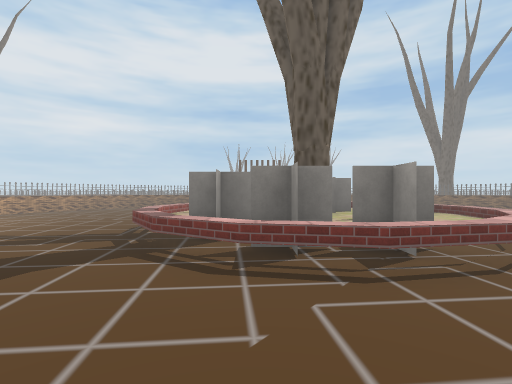
View 1 (above)

19 first-person views from a walk through a Unity game level. The camera is 1.4 m above the floor, looks level and sees 85° across. The floor is counted in squares, 2 m on a side. Each view is taken from the middle of a square. On the plan, view 1 faces up. The plan holds only what a view shows up to about 9 squares ahead; the rest is blank. The place goes on beyond the plan. The player character is not drawn. Some surface patterns are stand-ins.

View 2
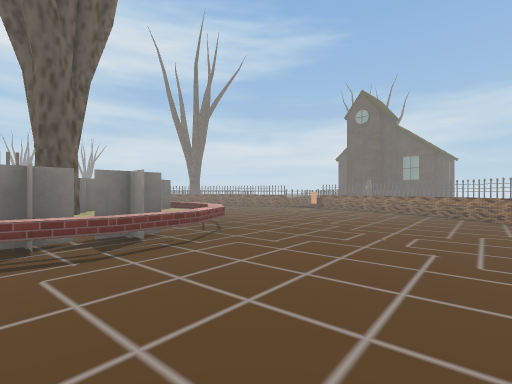

View 3
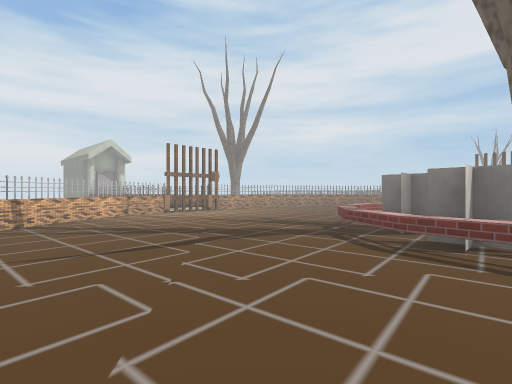

View 4
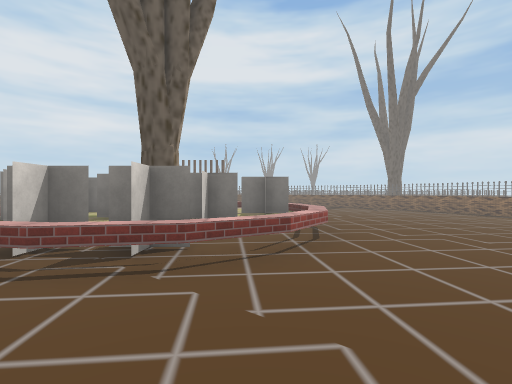

View 5
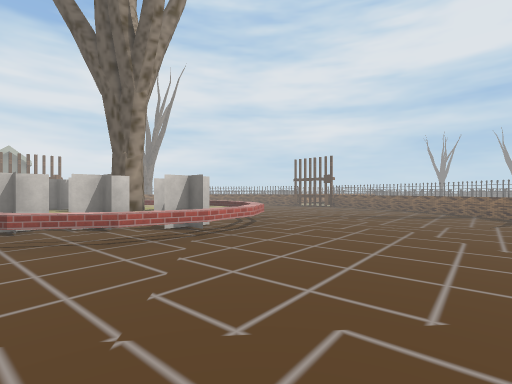

View 6
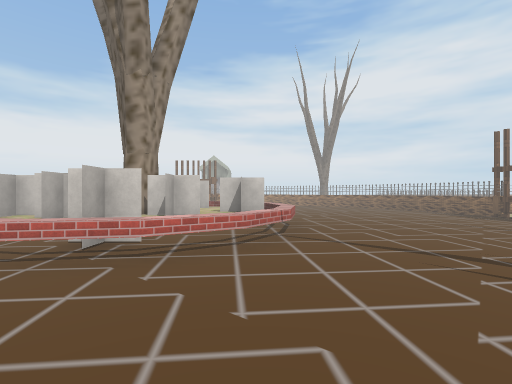

View 7
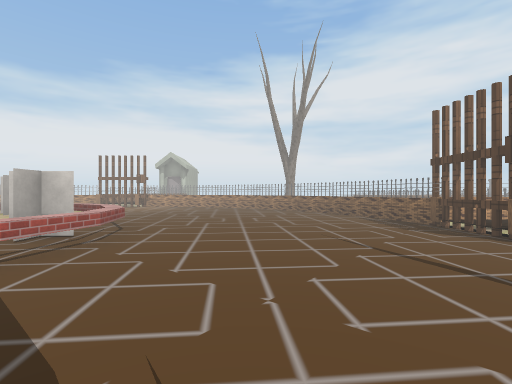

View 8
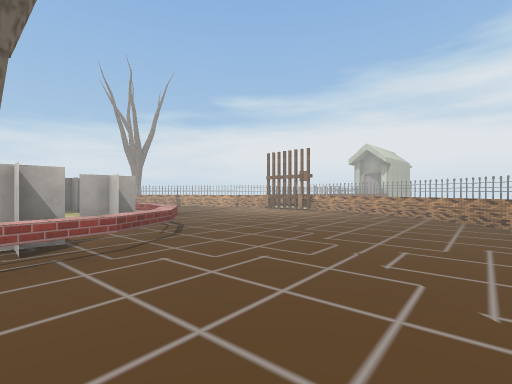

View 9
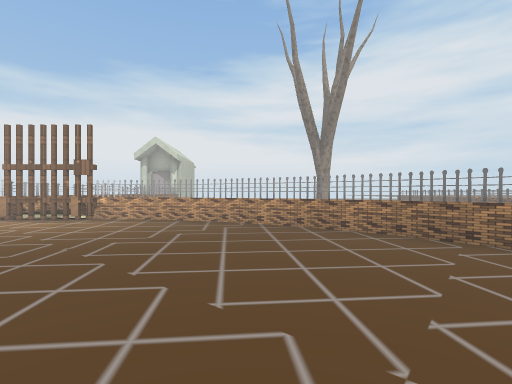

View 10
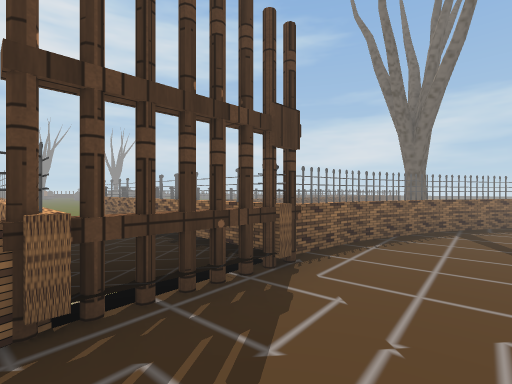

View 11
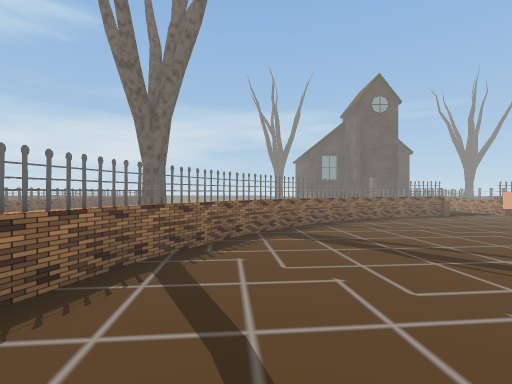

View 12
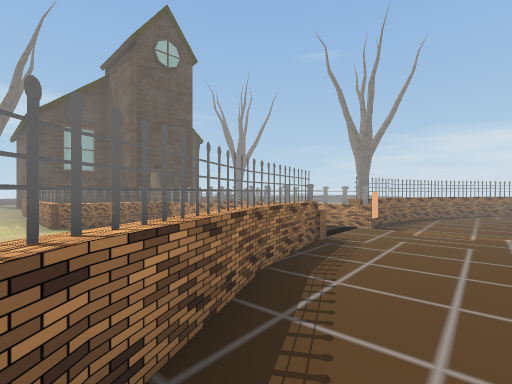

View 13
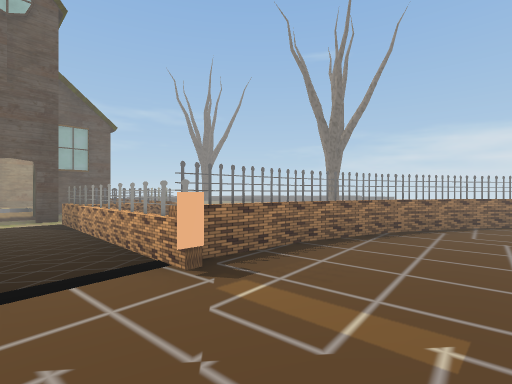

View 14
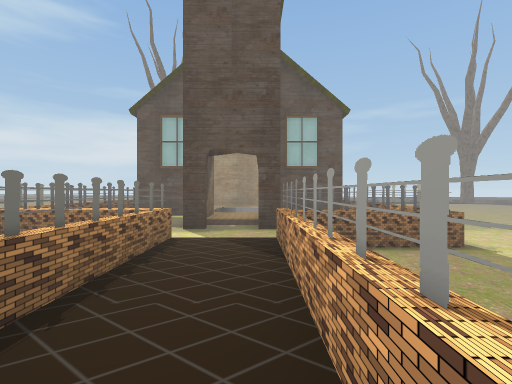

View 15
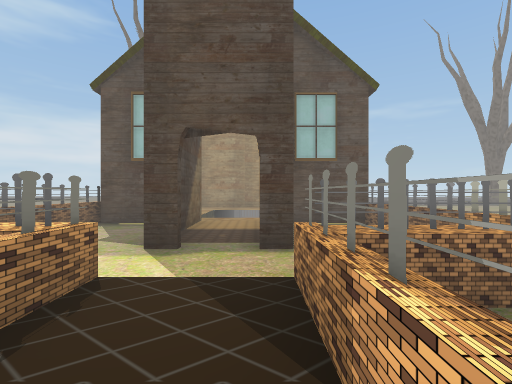

View 16
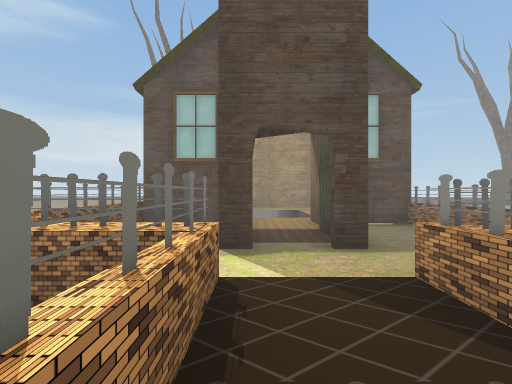

View 17
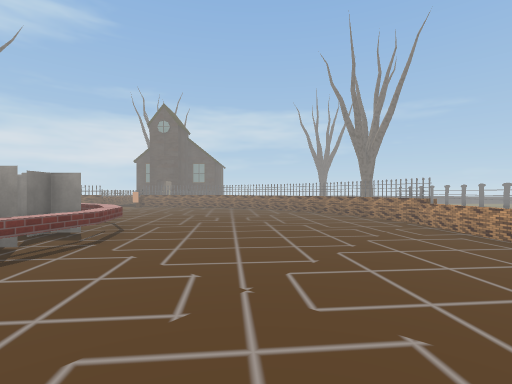

View 18
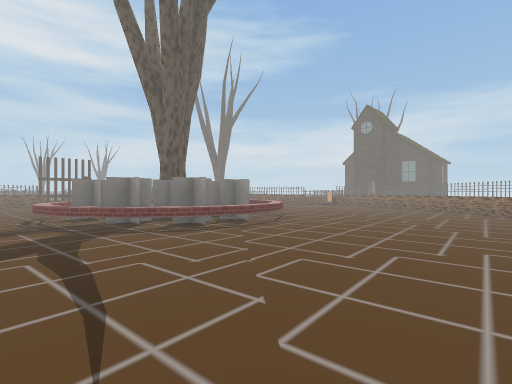

View 19
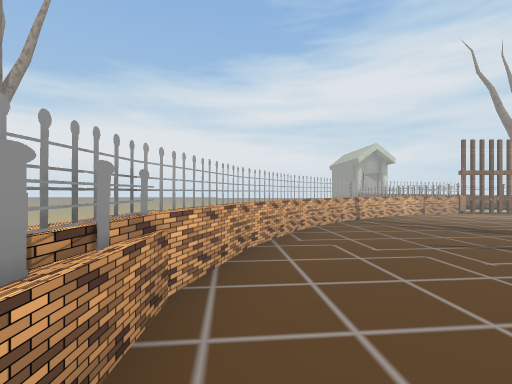

### Floor plan
Key: @ floor where view 1 was taken; # wall or solid block; x gap in a wall; . main floor; : floor 0.25 m higher than the main floor; - floor 0.25 m lower than the main floor; = window, fence, low wall or low ledge; ^ raised ledge; O other object.
Columns run from 10 left of view 1 to 20 right of it. Each row starts with its distance up from view 1.
 17          ###         O
 16         -#:#         O
 15         ##x#=##
 14       =#.......==
 13      =...........=#
 12     #.............=
 11    =...............#    ----
 10   ##................=   -###==#
  9   #........^........#    ^  --#
  8   #......^^O^^......##=#=^--- #
  7   #.....^^^^^^^...........-####
  6 ###.....^O^OOO^...........-###
  5  ##.....^^^OO^^.....=#===^--  #
  4 ###......O^^^^^......# --^  --#
  3   =......^O^O^......#   -###==#
  2   #.................#    ---
  1    =................#     --
  0    #......@........#
 -1     =.............#
 -2      =...........=
 -3       #=.......=#
 -4         =###=##

Positions as (right, up) in squares from view 1, and headings:
1: (0, 0), facing up
2: (0, -1), facing up-right
3: (1, -1), facing up-left
4: (3, 0), facing up
5: (8, 3), facing up-left
6: (7, 8), facing left
7: (5, 11), facing left
8: (1, 12), facing down-left
9: (-1, 10), facing left
10: (-1, 13), facing up-right
11: (2, 13), facing right
12: (8, 11), facing down-right
13: (8, 7), facing down-right
14: (11, 6), facing right
15: (13, 6), facing right
16: (13, 7), facing right
17: (-3, 0), facing right
18: (-3, -2), facing up-right
19: (1, -3), facing left
